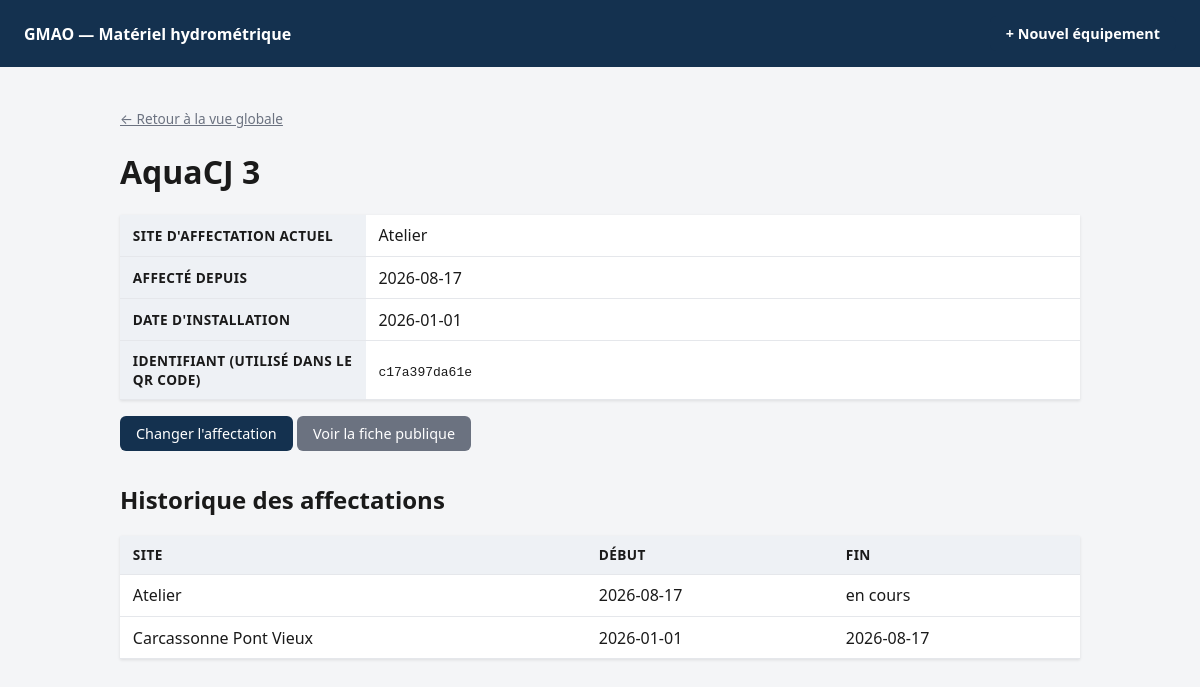
The app's page /equipement/c17a397da61e with its own data.
### tables this page shows
CREATE TABLE equipement (
    id TEXT PRIMARY KEY,
    nom TEXT NOT NULL UNIQUE,
    date_installation TEXT NOT NULL
);

CREATE TABLE affectation (
    id INTEGER PRIMARY KEY AUTOINCREMENT,
    equipement_id TEXT NOT NULL REFERENCES equipement(id),
    site TEXT NOT NULL,
    date_debut TEXT NOT NULL,
    date_fin TEXT
);

### run.py (the view)
@app.route("/equipement/<equipement_id>")
def detail_equipement(equipement_id):
    with db.db_session() as conn:
        equipement = db.get_equipement(conn, equipement_id)
        site_actuel = db.get_site_actuel(conn, equipement_id)
        historique = db.get_historique(conn, equipement_id)
    return render_template(
        "detail.html", equipement=equipement, site_actuel=site_actuel, historique=historique
    )

### app/db.py (called while the page is built)
def get_connection():
    conn = sqlite3.connect(config.DB_PATH)
    conn.row_factory = sqlite3.Row
    conn.execute("PRAGMA foreign_keys = ON")
    return conn

@contextmanager
def db_session():
    conn = get_connection()
    try:
        yield conn
        conn.commit()
    finally:
        conn.close()

def get_equipement(conn, equipement_id):
    return conn.execute(
        "SELECT * FROM equipement WHERE id = ?", (equipement_id,)
    ).fetchone()

def get_site_actuel(conn, equipement_id):
    return conn.execute(
        "SELECT * FROM affectation WHERE equipement_id = ? AND date_fin IS NULL",
        (equipement_id,),
    ).fetchone()

def get_historique(conn, equipement_id):
    return conn.execute(
        """
        SELECT * FROM affectation
        WHERE equipement_id = ?
        ORDER BY date_debut DESC
        """,
        (equipement_id,),
    ).fetchall()

### app/templates/detail.html (shortened to what this page needs)
{% extends "base.html" %}
{% block content %}
<p><a href="{{ url_for('dashboard') }}" class="muted">← Retour à la vue globale</a></p>
<h1>{{ equipement.nom }}</h1>
<table>
  <tr><th style="width:220px;">Site d'affectation actuel</th><td>{{ site_actuel.site if site_actuel else '—' }}</td></tr>
  <tr><th>Affecté depuis</th><td>{{ site_actuel.date_debut if site_actuel else '—' }}</td></tr>
  <tr><th>Date d'installation</th><td>{{ equipement.date_installation }}</td></tr>
  <tr><th>Identifiant (utilisé dans le QR code)</th><td><code>{{ equipement.id }}</code></td></tr>
</table>
<p style="margin-top:1rem;">
  <a href="{{ url_for('affecter_equipement', equipement_id=equipement.id) }}" class="btn">Changer l'affectation</a>
  <a href="{{ url_for('fiche_publique', equipement_id=equipement.id) }}" class="btn btn-secondary" target="_blank">Voir la fiche publique</a>
</p>
<h2 style="margin-top:2rem;">Historique des affectations</h2>
<table>
  <thead>
    <tr><th>Site</th><th>Début</th><th>Fin</th></tr>
  </thead>
  <tbody>
    {% for a in historique %}
    <tr>
      <td>{{ a.site }}</td>
      <td>{{ a.date_debut }}</td>
      <td>{{ a.date_fin or 'en cours' }}</td>
    </tr>
    {% endfor %}
  </tbody>
</table>
{% endblock %}

### app/templates/base.html (style rules this page uses)
:root { color-scheme: light dark; }
body { font-family: system-ui, -apple-system, "Segoe UI", sans-serif; margin: 0; background: #f4f5f7; color: #1a1a1a; }
table { width: 100%; border-collapse: collapse; background: #fff; box-shadow: 0 1px 3px rgba(0,0,0,.1); }
th, td { text-align: left; padding: .6rem .8rem; border-bottom: 1px solid #e5e7eb; }
th { background: #eef1f5; font-size: .85rem; text-transform: uppercase; letter-spacing: .03em; }
.btn { display: inline-block; background: #14314f; color: #fff; padding: .5rem 1rem; border-radius: 6px; text-decoration: none; font-size: .9rem; border: none; cursor: pointer; }
.btn-secondary { background: #6b7280; }
.muted { color: #6b7280; font-size: .85rem; }

### records on screen
equipement: nom "AquaCJ 3", date_installation "2026-01-01", id "c17a397da61e"
affectation: site "Atelier", date_debut "2026-08-17", date_fin "en cours"
affectation: site "Carcassonne Pont Vieux", date_debut "2026-01-01", date_fin "2026-08-17"
